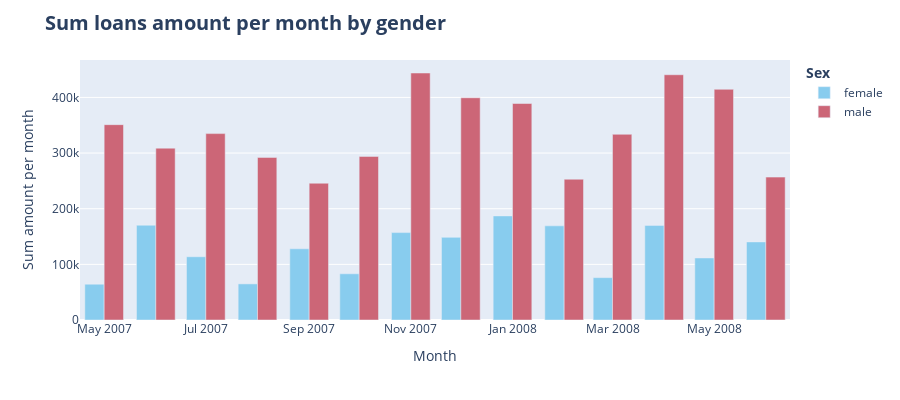

The cell this chart's notebook holds for it:
### Code cell
fig = px.bar(
    loans_per_month, 
    x = 'month',
    y = 'Sum amount per month',
    color = 'sex',
    barmode = 'group',
    labels = {'month': 'Month'},
    color_discrete_sequence=px.colors.qualitative.Safe,
    width = 900,
    height = 400
)
fig.update_legends(
    title = dict(text = 'Sex',
                 font_size = 14,
                 font_weight = 'bold'
                )
)
fig.update_layout(
    title = dict(
        text = 'Sum loans amount per month by gender',
        font = dict(
            size = 20,
            weight = 'bold'
        )
    )
)
fig.show()

### Figure 1 — Plotly figure (JSON) as saved in the notebook; plotly's stock layout.template omitted (floating-point values rounded to 4 significant figures)
{"data": [{"alignmentgroup": "True", "hovertemplate": "sex=female<br>Month=%{x}<br>Sum amount per month=%{y}<extra></extra>", "legendgroup": "female", "marker": {"color": "rgb(136, 204, 238)", "pattern": {"shape": ""}}, "name": "female", "offsetgroup": "female", "orientation": "v", "showlegend": true, "textposition": "auto", "type": "bar", "x": ["2007-05-01", "2007-06-01", "2007-07-01", "2007-08-01", "2007-09-01", "2007-10-01", "2007-11-01", "2007-12-01", "2008-01-01", "2008-02-01", "2008-03-01", "2008-04-01", "2008-05-01", "2008-06-01"], "xaxis": "x", "y": [64278, 170340, 113690, 64910, 127988, 83052, 157098, 148574, 187066, 169230, 76122, 170044, 111482, 140346], "yaxis": "y"}, {"alignmentgroup": "True", "hovertemplate": "sex=male<br>Month=%{x}<br>Sum amount per month=%{y}<extra></extra>", "legendgroup": "male", "marker": {"color": "rgb(204, 102, 119)", "pattern": {"shape": ""}}, "name": "male", "offsetgroup": "male", "orientation": "v", "showlegend": true, "textposition": "auto", "type": "bar", "x": ["2007-05-01", "2007-06-01", "2007-07-01", "2007-08-01", "2007-09-01", "2007-10-01", "2007-11-01", "2007-12-01", "2008-01-01", "2008-02-01", "2008-03-01", "2008-04-01", "2008-05-01", "2008-06-01"], "xaxis": "x", "y": [351048, 308848, 334976, 292228, 245830, 294016, 443910, 399372, 389094, 253026, 333766, 440774, 414604, 256804], "yaxis": "y"}], "layout": {"barmode": "group", "height": 400, "legend": {"title": {"font": {"size": 14, "weight": "bold"}, "text": "Sex"}, "tracegroupgap": 0}, "margin": {"t": 60}, "title": {"font": {"size": 20, "weight": "bold"}, "text": "Sum loans amount per month by gender"}, "width": 900, "xaxis": {"anchor": "y", "domain": [0, 1], "title": {"text": "Month"}}, "yaxis": {"anchor": "x", "domain": [0, 1], "title": {"text": "Sum amount per month"}}}}
